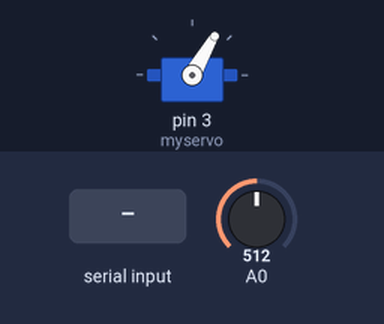
A sketch run on a simulated Arduino Uno, built with avr-gcc and run on an emulated ATmega328P. Parts: servo. The test bench sets the inputs (shaded band); at power-on: A0 = 512.

Above: at 1.2 s.
1.3 s: "S" received over Serial
At 3.1 s:
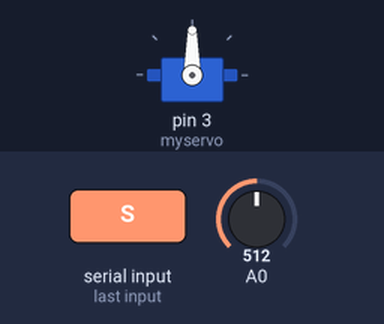
4.3 s: "F" received over Serial
At 4.7 s:
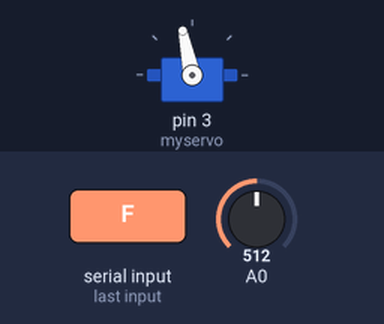
Timing chart, 0 to 7.3 s (numbered marks = the images above; inputs shaded):
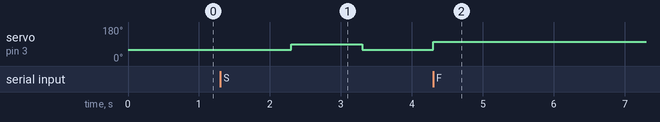

The sketch:

Practicum1.ino
```cpp
#include <Servo.h>

Servo myservo;

int potpin = 0;  // analog pin used to connect the potentiometer
int val;    // variable to read the value from the analog pin
int posX = 60;
int posY = 90;
unsigned long time;
unsigned long timeOffest;

void updateTimer(){
    time = millis() - timeOffest;
}

void resetTimer(){
    timeOffest = millis();
    // Serial.println(timeOffest);
}

char getNextState(){
    int incomingByte = 0;
    if (Serial.available() > 0) {
        incomingByte = Serial.read();
        if (incomingByte == 87 || incomingByte == 82 || incomingByte == 66 || incomingByte == 83 || incomingByte == 70){
            return char(incomingByte);
        }
    }
}

char updateState(char state){
    char nextState = getNextState();
    switch (state){
        case 'R':
            if (nextState == 'S' || nextState == 'B'){
                resetTimer();
                return nextState;
            } else { return state; }
            break;
        case 'S':
            if (nextState == 'F' || nextState == 'R'){
                resetTimer();
                return nextState;
            } else { return state; }
            break;
        case 'F':
            if (nextState == 'S'){
                resetTimer();
                return nextState;
            } else { return state; }
            break;
        case 'B':
            if (nextState == 'R' || nextState == 'W'){
                resetTimer();
                return nextState;
            } else { return state; }
            break;
        case 'W':
            if (nextState == 'R'){
                resetTimer();
                return nextState;
            } else { return state; }
            break;
        default:
            return state;
            break;
    }
}

void Rest(){
    // Serial.println("Rest");
    myservo.write(posX);            // tells servo to go to position X
    digitalWrite(13,LOW);           // LED off
}

void Step(){
    // Serial.println("Step");
    if(time < 1000){
        myservo.write(posX);           // tell servo to go to position X
    }
    else if(time < 2000){
        myservo.write(posY);           // tell servo to go to position Y
    }
    else { resetTimer(); }
}

int Analog2Angle(int analogInput){
    return analogInput/(1023/180);
}

void Follow(){
    // Serial.println("Follow");
    int v = analogRead(A0);
    // Serial.println(Analog2Angle(v));
    myservo.write(Analog2Angle(v));
}

void Blink(){
    // Serial.println("Blink");
    if (time < 1000){
        digitalWrite(13,HIGH);
    }

    if (time < 2000){
        digitalWrite(13,LOW);
    }

    else {
        resetTimer();
    }
}

void Switch(){
    // Serial.println("Switch");
    int OnOff = digitalRead(2);

    if (OnOff == LOW) {
        digitalWrite(13,LOW);
    }
    else {
        digitalWrite(13,HIGH);
    }
}

void setup() {
  Serial.begin(9600);
  myservo.attach(3);
  digitalWrite(13,LOW);
  pinMode(2,INPUT);
  digitalWrite(2, HIGH);
}

char state = 'R';
void loop() {
    updateTimer();
    switch (state) {
        case 'R':
            Rest();
            break;
        case 'S':
            Step();
            break;
        case 'F':
            Follow();
            break;
        case 'B':
            Blink();
            break;
        case 'W':
            Switch();
            break;
        default:
            Serial.print("default: ");
            Serial.println(state);
            break;
    }
    state = updateState(state);
}
```

Measured:
- after the input at 1.3 s, servo on pin 3 (myservo): 60° → 90° after 1.0 s, → 60° 1.0 s later
